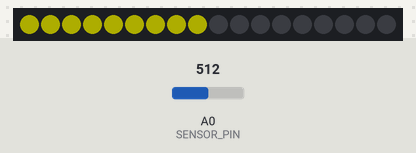
Simulated run of this sketch. Board: Arduino Uno, built with avr-gcc and run on an emulated ATmega328P. Parts: 18 RGB LEDs in strip order, left to right. The test bench sets the inputs (shaded band); at power-on: A0 (SENSOR_PIN) = 512. Dim RGB values are drawn brighter than linear.

Above: at 1.2 s.
1.3 s: A0 (SENSOR_PIN) set to 493
At 2.4 s:
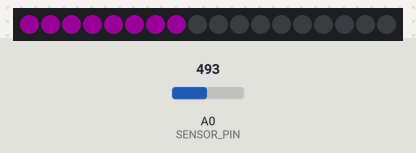
4.3 s: A0 (SENSOR_PIN) set to 303
At 5.5 s:
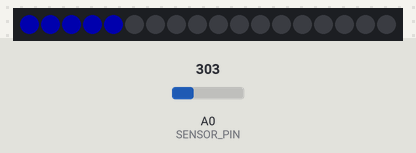
5.9 s: A0 (SENSOR_PIN) set to 266
At 6.9 s:
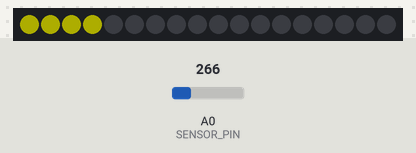
7.5 s: A0 (SENSOR_PIN) set to 60
At 8.7 s:
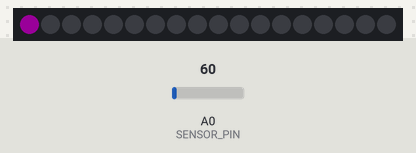
9.1 s: A0 (SENSOR_PIN) set to 54
10.7 s: A0 (SENSOR_PIN) set to 1023
At 11.4 s:
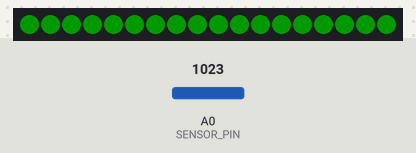
Timing chart, 0 to 13.7 s (numbered marks = the images above; inputs shaded):
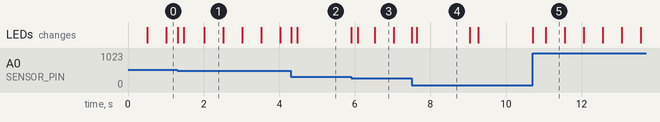

Measured:
- the behaviour switches between 512 and 511 on A0 (SENSOR_PIN) (found by bisection; images 0 and 1)
- the behaviour switches between 285 and 284 on A0 (SENSOR_PIN) (found by bisection; images 2 and 3)
- after the input at 10.7 s, the LEDs: first change at once (image 5 shows a later state)
- what the display in image 1 shows lasts 0.5 s, from 2.0 s to 2.5 s

The sketch:

VU_Meter_Effect.ino
```cpp
#include <FastLED.h>

#define NUM_LEDS  18
#define LED_PIN   7
#define SENSOR_PIN A0
CRGB leds[NUM_LEDS];
unsigned long lastUpdateTime = 0;
int peak = 0;
int lastNumLedsLit = 0;
CRGB waveColors[] = {CRGB::Red, CRGB::Green, CRGB::Blue, CRGB::Yellow, CRGB::Purple, CRGB::Orange};
int currentColorIndex = 0;

void setup() {
  pinMode(SENSOR_PIN, INPUT);
  FastLED.addLeds<WS2812B, LED_PIN, GRB>(leds, NUM_LEDS);
  FastLED.setBrightness(50);
}

void loop() {

  int sensorValue = analogRead(SENSOR_PIN);
  int numLedsToLight = map(sensorValue, 0, 1023, 0, NUM_LEDS);
  if (numLedsToLight > peak) {
    peak = numLedsToLight;
    currentColorIndex = (currentColorIndex + 1) % (sizeof(waveColors) / sizeof(waveColors[0]));
  }

  for (int i = 0; i < NUM_LEDS; i++) {
    if (i < numLedsToLight) {
      leds[i] = waveColors[currentColorIndex];
    } else {
      if (leds[i]) leds[i].fadeToBlackBy(10);
    }
  }
  if (millis() - lastUpdateTime > 500) {
    if (peak > 0) peak--;
    lastUpdateTime = millis();
  }

  FastLED.show();
}
```
